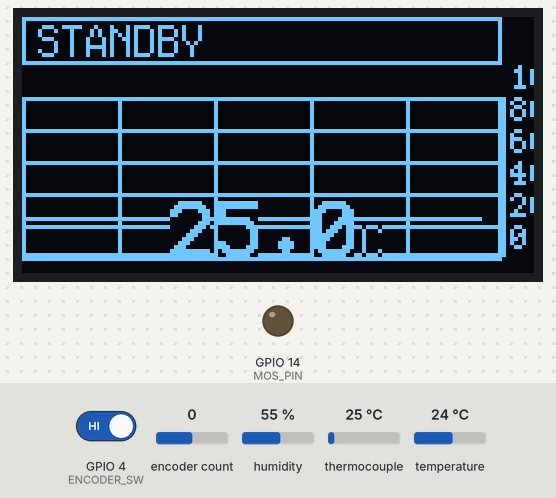
This program was run on a simulated ESP32-S3. On the bench: 128×64 one-colour display, output pins drawn as LEDs (lit = HIGH). Inputs (shaded band) come from the test bench; at power-on: thermocouple 25 °C, GPIO 4 (ENCODER_SW) HIGH, encoder count 0, humidity 55 %, temperature 24 °C.

Above: at 1.2 s.
1.3 s: thermocouple set to 115 °C
At 2.68 s:
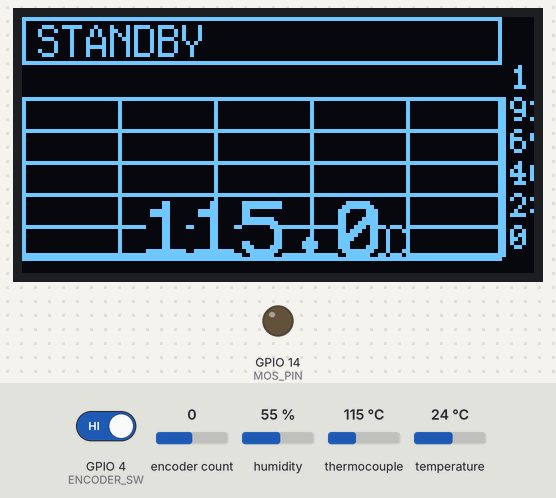
2.8 s: thermocouple set to 125 °C
At 5.9 s:
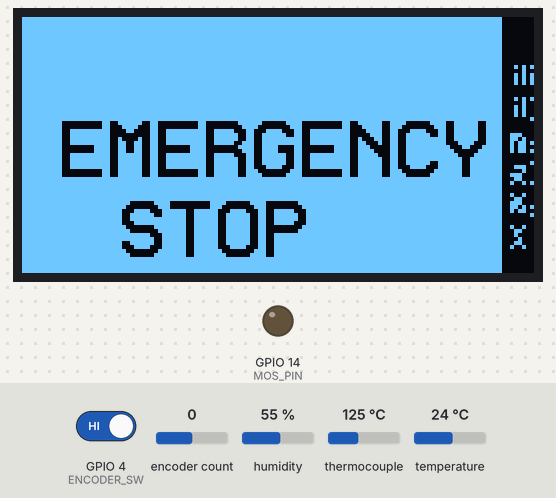
7.6 s: thermocouple set to 150 °C
At 8.9 s:
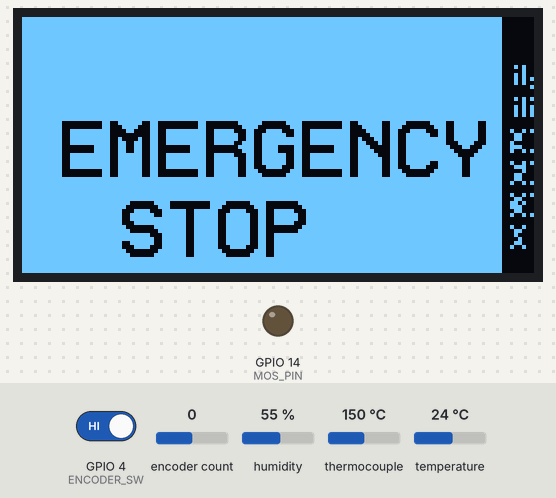
Timing chart, 0 to 10.6 s (numbered marks = the images above; inputs shaded):
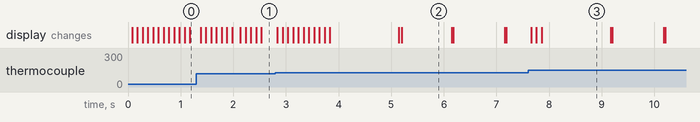

The program:

main.cpp
```cpp
#include <U8g2lib.h>
#include <Adafruit_MAX31865.h>
#include <Adafruit_SHT4x.h>
#include <QuickPID.h>
#include <AiEsp32RotaryEncoder.h>

// 定义常量
const int CS_PIN = 10;
const int MOS_PIN = 14;  // GPIO14用于PWM输出
const int MIN_TEMPERATURE = 0;
const int MAX_TEMPERATURE = 100;
const float MAX_SAFE_TEMPERATURE = 120.0; // 最高安全温度限制
const unsigned long UPDATE_INTERVAL = 50; // 20Hz更新频率
const unsigned long DEBOUNCE_INTERVAL = 50;
const unsigned long DOUBLE_CLICK_INTERVAL = 300;
const unsigned long HEATING_CYCLE = 5000; // 5秒加热周期
const unsigned long SAFETY_CHECK_INTERVAL = 1000; // 安全检查间隔
const int MAX_ERROR_COUNT = 3; // 最大错误计数
const float TEMP_CHANGE_THRESHOLD = 5.0; // 温度变化阈值 (°C/s)

// PWM配置
const int PWM_CHANNEL = 0;    // 使用LEDC通道0
const int PWM_FREQ = 25000;   // PWM频率25kHz
const int PWM_RESOLUTION = 8; // 8位分辨率（0-255）

// OLED 显示屏定义
U8G2_SH1106_128X64_NONAME_F_HW_I2C u8g2(U8G2_R0, U8X8_PIN_NONE, 9, 8);

// MAX31865 传感器定义
Adafruit_MAX31865 max31865 = Adafruit_MAX31865(CS_PIN);

// SHT40 传感器定义
Adafruit_SHT4x sht40;

// PID 参数
float setpoint = 80.0;
float input = 0.0;
float output = 0.0;
float Kp = 20.0;
float Ki = 0.5;
float Kd = 50.0;
QuickPID myPID(&input, &output, &setpoint, Kp, Ki, Kd, QuickPID::Action::direct);

// PID调谐参数和限制
const float DEADBAND = 0.5;        // 死区范围 ±0.5°C
const float MAX_INTEGRAL = 100.0;  // 积分限幅
const float INTEGRAL_SEPARATE_THRESHOLD = 10.0; // 积分分离阈值
const float D_FILTER_ALPHA = 0.8;  // 微分项低通滤波系数
const int MIN_SAMPLE_TIME_MS = 50; // 最小采样时间(ms)

// PID控制相关变量
float lastError = 0.0;
float integral = 0.0;
float filteredDError = 0.0;
unsigned long lastPIDTime = 0;

// 加热状态
volatile bool startHeating = false;
bool errorState = false;
bool heatingOn = false;
unsigned long lastCycleStart = 0;

// 编码器定义
#define ENCODER_A 5
#define ENCODER_B 6
#define ENCODER_SW 4

AiEsp32RotaryEncoder encoder = AiEsp32RotaryEncoder(ENCODER_A, ENCODER_B, ENCODER_SW, -1);
unsigned long lastButtonPressTime = 0;
bool lastButtonState = HIGH;
bool waitingForSecondClick = false;

// 误差历史记录
const int ERROR_HISTORY_SIZE = 10;
float errorHistory[ERROR_HISTORY_SIZE] = {0};
int errorIndex = 0;

// 系统状态变量
struct SystemState {
    float lastTemperature = 0.0;
    float maxTemperature = 0.0;
    float ambientTemperature = 0.0;  // 环境温度
    float ambientHumidity = 0.0;     // 环境湿度
    unsigned long lastSafetyCheck = 0;
    int errorCount = 0;
    bool isEmergencyStop = false;
    unsigned long lastTempUpdate = 0;
    float tempChangeRate = 0.0;
} systemState;

// 温度滤波器
const int FILTER_SIZE = 5;
float tempReadings[FILTER_SIZE] = {0};
int filterIndex = 0;

// 温度曲线显示参数
struct TemperatureGraph {
    static const int GRAPH_WIDTH = 120;
    static const int GRAPH_HEIGHT = 40;
    static const int GRAPH_X = 0;
    static const int GRAPH_Y = 20;
    static const int POINT_COUNT = 20;  // 显示20个点
    static const int GRID_COUNT = 5;    // 网格线数量
    float minTemp = 0.0;
    float maxTemp = 100.0;
    float points[POINT_COUNT] = {0};
    int pointIndex = 0;
    float lastSmoothedTemp = 0.0;  // 用于平滑曲线
    const float SMOOTHING_FACTOR = 0.3;  // 平滑因子
} tempGraph;

// 温度预测参数
struct TemperaturePrediction {
    float currentTemp = 0.0;
    float trend = 0.0;
    float predictedTemp = 0.0;
    unsigned long predictionTime = 0;
    const unsigned long PREDICTION_INTERVAL = 5000; // 5秒预测间隔
} tempPred;

// 函数声明
void updateDisplay(float temperature, float pwm, bool isHeating);
void adjustPIDParameters();
void displayError(const char* message);
void performSafetyCheck(float temperature);
float getFilteredTemperature(float rawTemperature);
void emergencyStop();
void updateTemperatureGraph(float temperature);
void predictTemperature(float currentTemp, float trend);
void drawTemperatureGraph();

void IRAM_ATTR readEncoderISR() {
  encoder.readEncoder_ISR();
}

void setup() {
  Serial.begin(115200);
  u8g2.begin();

  if (!max31865.begin(MAX31865_3WIRE)) {
    displayError("MAX31865传感器初始化失败");
    errorState = true;
  }

  if (!sht40.begin()) {
    displayError("SHT40传感器初始化失败");
    errorState = true;
  }

  // 配置LEDC PWM
  ledcSetup(PWM_CHANNEL, PWM_FREQ, PWM_RESOLUTION);
  ledcAttachPin(MOS_PIN, PWM_CHANNEL);
  ledcWrite(PWM_CHANNEL, 0);  // 初始化为0输出

  encoder.begin();
  encoder.setup(readEncoderISR);
  encoder.setBoundaries(MIN_TEMPERATURE, MAX_TEMPERATURE, false);
  encoder.setAcceleration(0);  // 禁用加速度以确保每次步进为1

  myPID.SetMode(QuickPID::Control::automatic);
  myPID.SetOutputLimits(0, 255);
  myPID.SetSampleTimeUs(50000); // 50ms采样时间
}

void loop() {
  static unsigned long lastUpdate = 0;
  static unsigned long lastAmbientUpdate = 0;
  unsigned long now = millis();

  // 读取编码器位置
  long encoderValue = encoder.readEncoder();
  setpoint = constrain(encoderValue, MIN_TEMPERATURE, MAX_TEMPERATURE);

  // 处理按钮输入
  bool buttonState = digitalRead(ENCODER_SW);
  if (buttonState != lastButtonState) {
    if (buttonState == LOW && (now - lastButtonPressTime) > DEBOUNCE_INTERVAL) {
      if (waitingForSecondClick && (now - lastButtonPressTime) <= DOUBLE_CLICK_INTERVAL) {
        if (!systemState.isEmergencyStop) {
          startHeating = !startHeating;
        }
        waitingForSecondClick = false;
      } else {
        waitingForSecondClick = true;
        lastButtonPressTime = now;
      }
    }
    lastButtonState = buttonState;
  }

  if (waitingForSecondClick && (now - lastButtonPressTime) > DOUBLE_CLICK_INTERVAL) {
    waitingForSecondClick = false;
    if (!systemState.isEmergencyStop) {
      startHeating = true;
    }
  }

  if (now - lastUpdate >= UPDATE_INTERVAL) {
    lastUpdate = now;

    // 读取并过滤温度
    float rawTemperature = max31865.temperature(100.0, 430.0);
    float temperature = getFilteredTemperature(rawTemperature);

    // 更新温度曲线
    updateTemperatureGraph(temperature);

    // 预测温度
    float trend = systemState.tempChangeRate;
    predictTemperature(temperature, trend);

    // 更新系统状态
    systemState.tempChangeRate = (temperature - systemState.lastTemperature) /
        ((now - systemState.lastTempUpdate) / 1000.0);
    systemState.lastTemperature = temperature;
    systemState.lastTempUpdate = now;

    // 每2秒更新一次环境温湿度
    if (now - lastAmbientUpdate >= 2000) {
      lastAmbientUpdate = now;
      sensors_event_t humidity, temp;
      if (sht40.getEvent(&humidity, &temp)) {
        systemState.ambientTemperature = temp.temperature;
        systemState.ambientHumidity = humidity.relative_humidity;
      }
    }

    // 安全检查
    performSafetyCheck(temperature);

    if (!systemState.isEmergencyStop) {
      if (startHeating) {
        input = temperature;
        adjustPIDParameters();

        // 直接使用PWM输出，不需要周期控制
        ledcWrite(PWM_CHANNEL, (int)output);
        heatingOn = output > 0;
      } else {
        ledcWrite(PWM_CHANNEL, 0);
        output = 0;
        heatingOn = false;
        // 重置PID相关变量
        integral = 0;
        lastError = 0;
        filteredDError = 0;
      }
    } else {
      ledcWrite(PWM_CHANNEL, 0);
      output = 0;
      heatingOn = false;
      startHeating = false;
      // 重置PID相关变量
      integral = 0;
      lastError = 0;
      filteredDError = 0;
    }

    updateDisplay(temperature, output, startHeating);
  }
}

float getFilteredTemperature(float rawTemperature) {
  // 更新温度读数数组
  tempReadings[filterIndex] = rawTemperature;
  filterIndex = (filterIndex + 1) % FILTER_SIZE;

  // 计算平均值
  float sum = 0.0;
  for (int i = 0; i < FILTER_SIZE; i++) {
    sum += tempReadings[i];
  }
  return sum / FILTER_SIZE;
}

void performSafetyCheck(float temperature) {
  unsigned long now = millis();

  // 定期安全检查
  if (now - systemState.lastSafetyCheck >= SAFETY_CHECK_INTERVAL) {
    systemState.lastSafetyCheck = now;

    // 检查温度是否超过安全限制
    if (temperature > MAX_SAFE_TEMPERATURE) {
      systemState.errorCount++;
      if (systemState.errorCount >= MAX_ERROR_COUNT) {
        emergencyStop();
      }
    } else {
      systemState.errorCount = 0;
    }

    // 检查温度变化率
    if (abs(systemState.tempChangeRate) > TEMP_CHANGE_THRESHOLD) {
      systemState.errorCount++;
      if (systemState.errorCount >= MAX_ERROR_COUNT) {
        emergencyStop();
      }
    }

    // 更新最高温度记录
    if (temperature > systemState.maxTemperature) {
      systemState.maxTemperature = temperature;
    }
  }
}

void emergencyStop() {
  systemState.isEmergencyStop = true;
  ledcWrite(PWM_CHANNEL, 0);  // 使用PWM写入0而不是digitalWrite
  output = 0;
  heatingOn = false;
  startHeating = false;
  displayError("EMERGENCY STOP");
}

void adjustPIDParameters() {
  float error = setpoint - input;
  unsigned long now = millis();
  float deltaTime = (now - lastPIDTime) / 1000.0; // 转换为秒

  // 确保最小采样时间
  if (deltaTime < MIN_SAMPLE_TIME_MS / 1000.0) {
    return;
  }

  // 死区控制
  if (abs(error) <= DEADBAND) {
    integral = 0;
    output = 0;
    return;
  }

  // 计算微分项（带低通滤波）
  float dError = (error - lastError) / deltaTime;
  filteredDError = D_FILTER_ALPHA * filteredDError + (1 - D_FILTER_ALPHA) * dError;

  // 积分分离
  if (abs(error) < INTEGRAL_SEPARATE_THRESHOLD) {
    integral += error * deltaTime;
  }

  // 积分限幅
  integral = constrain(integral, -MAX_INTEGRAL, MAX_INTEGRAL);

  // 自适应PID参数调整
  if (abs(error) > 5.0) {
    // 大误差时，增加比例和微分作用，减小积分作用
    Kp = constrain(Kp * 1.1, 10.0, 30.0);
    Ki = constrain(Ki * 0.9, 0.1, 1.0);
    Kd = constrain(Kd * 1.1, 20.0, 60.0);
  } else if (abs(error) > 2.0) {
    // 中等误差时，平衡三项作用
    Kp = constrain(Kp, 15.0, 25.0);
    Ki = constrain(Ki, 0.3, 0.7);
    Kd = constrain(Kd, 30.0, 50.0);
  } else {
    // 小误差时，减小比例和微分作用，增加积分作用
    Kp = constrain(Kp * 0.9, 10.0, 30.0);
    Ki = constrain(Ki * 1.1, 0.1, 1.0);
    Kd = constrain(Kd * 0.9, 20.0, 60.0);
  }

  // 计算PID输出
  output = Kp * error + Ki * integral + Kd * filteredDError;
  output = constrain(output, 0, 255);

  // 更新历史值
  lastError = error;
  lastPIDTime = now;

  // 更新PID控制器参数
  myPID.SetTunings(Kp, Ki, Kd);
}

void updateTemperatureGraph(float temperature) {
    // 更新温度范围
    tempGraph.minTemp = min(tempGraph.minTemp, temperature);
    tempGraph.maxTemp = max(tempGraph.maxTemp, temperature);

    // 确保温度范围至少有10度的跨度
    if (tempGraph.maxTemp - tempGraph.minTemp < 10.0) {
        tempGraph.maxTemp = tempGraph.minTemp + 10.0;
    }

    // 更新温度点
    tempGraph.points[tempGraph.pointIndex] = temperature;
    tempGraph.pointIndex = (tempGraph.pointIndex + 1) % tempGraph.POINT_COUNT;
}

void predictTemperature(float currentTemp, float trend) {
    unsigned long now = millis();

    if (now - tempPred.predictionTime >= tempPred.PREDICTION_INTERVAL) {
        tempPred.predictionTime = now;
        tempPred.currentTemp = currentTemp;
        tempPred.trend = trend;

        // 预测5秒后的温度
        tempPred.predictedTemp = currentTemp + trend * 5.0;
    }
}

void drawTemperatureGraph() {
    // 绘制坐标轴
    u8g2.drawFrame(tempGraph.GRAPH_X, tempGraph.GRAPH_Y,
                   tempGraph.GRAPH_WIDTH, tempGraph.GRAPH_HEIGHT);

    // 计算温度范围
    float tempRange = tempGraph.maxTemp - tempGraph.minTemp;

    // 绘制网格线
    for (int i = 0; i <= tempGraph.GRID_COUNT; i++) {
        // 水平网格线
        int y = tempGraph.GRAPH_Y + (i * tempGraph.GRAPH_HEIGHT) / tempGraph.GRID_COUNT;
        u8g2.drawHLine(tempGraph.GRAPH_X, y, tempGraph.GRAPH_WIDTH);

        // 垂直网格线
        int x = tempGraph.GRAPH_X + (i * tempGraph.GRAPH_WIDTH) / tempGraph.GRID_COUNT;
        u8g2.drawVLine(x, tempGraph.GRAPH_Y, tempGraph.GRAPH_HEIGHT);

        // 显示温度刻度
        float temp = tempGraph.maxTemp - (i * tempRange) / tempGraph.GRID_COUNT;
        char tempStr[5];
        sprintf(tempStr, "%.0f", temp);
        u8g2.setFont(u8g2_font_profont10_tf);
        u8g2.setCursor(tempGraph.GRAPH_X + tempGraph.GRAPH_WIDTH + 2, y - 2);
        u8g2.print(tempStr);
    }

    // 绘制设定温度线
    int setpointY = tempGraph.GRAPH_Y + tempGraph.GRAPH_HEIGHT -
                   ((setpoint - tempGraph.minTemp) / tempRange * tempGraph.GRAPH_HEIGHT);
    u8g2.drawHLine(tempGraph.GRAPH_X, setpointY, tempGraph.GRAPH_WIDTH);

    // 绘制温度点和平滑曲线
    float prevSmoothedTemp = tempGraph.points[tempGraph.pointIndex];
    for (int i = 0; i < tempGraph.POINT_COUNT; i++) {
        int pointIndex = (tempGraph.pointIndex + i) % tempGraph.POINT_COUNT;
        float temp = tempGraph.points[pointIndex];

        // 应用平滑处理
        float smoothedTemp = tempGraph.lastSmoothedTemp * (1 - tempGraph.SMOOTHING_FACTOR) +
                           temp * tempGraph.SMOOTHING_FACTOR;
        tempGraph.lastSmoothedTemp = smoothedTemp;

        // 计算点的Y坐标
        int y = tempGraph.GRAPH_Y + tempGraph.GRAPH_HEIGHT -
                ((smoothedTemp - tempGraph.minTemp) / tempRange * tempGraph.GRAPH_HEIGHT);

        // 计算点的X坐标
        int x = tempGraph.GRAPH_X + (i * tempGraph.GRAPH_WIDTH) / tempGraph.POINT_COUNT;

        // 绘制点
        u8g2.drawPixel(x, y);

        // 如果有点，绘制平滑连线
        if (i > 0) {
            int prevY = tempGraph.GRAPH_Y + tempGraph.GRAPH_HEIGHT -
                       ((prevSmoothedTemp - tempGraph.minTemp) / tempRange * tempGraph.GRAPH_HEIGHT);
            int prevX = tempGraph.GRAPH_X + ((i - 1) * tempGraph.GRAPH_WIDTH) / tempGraph.POINT_COUNT;

            // 使用Bresenham算法绘制平滑线
            int dx = abs(x - prevX);
            int dy = abs(y - prevY);
            int sx = (prevX < x) ? 1 : -1;
            int sy = (prevY < y) ? 1 : -1;
            int err = dx - dy;

            while (true) {
                u8g2.drawPixel(prevX, prevY);
                if (prevX == x && prevY == y) break;
                int e2 = 2 * err;
                if (e2 > -dy) { err -= dy; prevX += sx; }
                if (e2 < dx) { err += dx; prevY += sy; }
            }
        }

        prevSmoothedTemp = smoothedTemp;
    }

    // 绘制预测线（虚线）
    if (tempPred.trend != 0.0) {
        int startY = tempGraph.GRAPH_Y + tempGraph.GRAPH_HEIGHT -
                    ((tempPred.currentTemp - tempGraph.minTemp) / tempRange * tempGraph.GRAPH_HEIGHT);
        int endY = tempGraph.GRAPH_Y + tempGraph.GRAPH_HEIGHT -
                  ((tempPred.predictedTemp - tempGraph.minTemp) / tempRange * tempGraph.GRAPH_HEIGHT);

        // 绘制虚线
        int x = tempGraph.GRAPH_X + tempGraph.GRAPH_WIDTH - 20;
        int y = startY;
        int step = (endY - startY) / 10;
        for (int i = 0; i < 10; i++) {
            if (i % 2 == 0) {
                u8g2.drawLine(x, y, x + 2, y + step);
            }
            x += 2;
            y += step;
        }
    }
}

void updateDisplay(float temperature, float pwm, bool isHeating) {
  u8g2.clearBuffer();

  // 标题区域 (0-12像素)
  u8g2.drawFrame(0, 0, 120, 12);
  u8g2.setFont(u8g2_font_profont12_tf);
  u8g2.setCursor(4, 10);
  u8g2.print(isHeating ? "HEATING" : "STANDBY");

  // 温度曲线区域 (12-52像素)
  drawTemperatureGraph();

  // 当前温度显示 (52-64像素)
  u8g2.setFont(u8g2_font_profont22_tf);
  char tempStr[6];
  sprintf(tempStr, "%.1f", temperature);
  int tempWidth = u8g2.getStrWidth(tempStr);
  u8g2.setCursor((120 - tempWidth) / 2, 60);
  u8g2.print(tempStr);
  u8g2.setFont(u8g2_font_profont12_tf);
  u8g2.print("C");

  // 预测温度显示
  if (tempPred.trend != 0.0) {
    u8g2.setFont(u8g2_font_profont10_tf);
    u8g2.setCursor(90, 60);
    u8g2.print("->");
    u8g2.print(tempPred.predictedTemp, 1);
  }

  // 控制按钮区域 (64-76像素)
  u8g2.drawFrame(0, 64, 120, 12);
  u8g2.setFont(u8g2_font_profont12_tf);
  u8g2.setCursor(4, 74);
  u8g2.print("Set:");
  u8g2.print(setpoint, 1);
  u8g2.print("C");

  // PWM显示 (76-88像素)
  u8g2.setCursor(4, 86);
  u8g2.print("PWM:");
  u8g2.print((int)((pwm / 255.0) * 100));
  u8g2.print("%");

  // 环境数据显示 (88-100像素)
  u8g2.setCursor(60, 86);
  u8g2.print("A:");
  u8g2.print(systemState.ambientTemperature, 1);
  u8g2.print("C");

  // 如果处于紧急停止状态，显示警告信息
  if (systemState.isEmergencyStop) {
    u8g2.setDrawColor(1);
    u8g2.drawBox(0, 0, 120, 100);
    u8g2.setDrawColor(0);
    u8g2.setFont(u8g2_font_profont22_tf);
    u8g2.setCursor(10, 40);
    u8g2.print("EMERGENCY");
    u8g2.setCursor(25, 60);
    u8g2.print("STOP");
  }

  u8g2.sendBuffer();
}

void displayError(const char* message) {
  u8g2.clearBuffer();

  // 错误显示框
  u8g2.drawFrame(0, 0, 120, 60);

  // 错误标题
  u8g2.setFont(u8g2_font_profont15_tf);
  u8g2.setCursor(4, 20);
  u8g2.print("ERROR");

  // 错误信息
  u8g2.setFont(u8g2_font_profont12_tf);
  u8g2.setCursor(4, 40);
  u8g2.print(message);

  u8g2.sendBuffer();
  errorState = true;
}
```

Measured:
- the behaviour switches between 120 and 121 °C on thermocouple (found by bisection; images 1 and 2)
- after the input at 1.3 s, the display: first changes after 0.08 s (image 1 shows a later state)
- after the input at 2.8 s, the display: first changes at once (image 2 shows a later state)
- after the input at 7.6 s, the display: first changes after 0.06 s (image 3 shows a later state)
- what the display in image 2 shows lasts 1.0 s, from 5.2 s to 6.2 s
- what the display in image 3 shows lasts 1.3 s, from 7.9 s to 9.2 s
